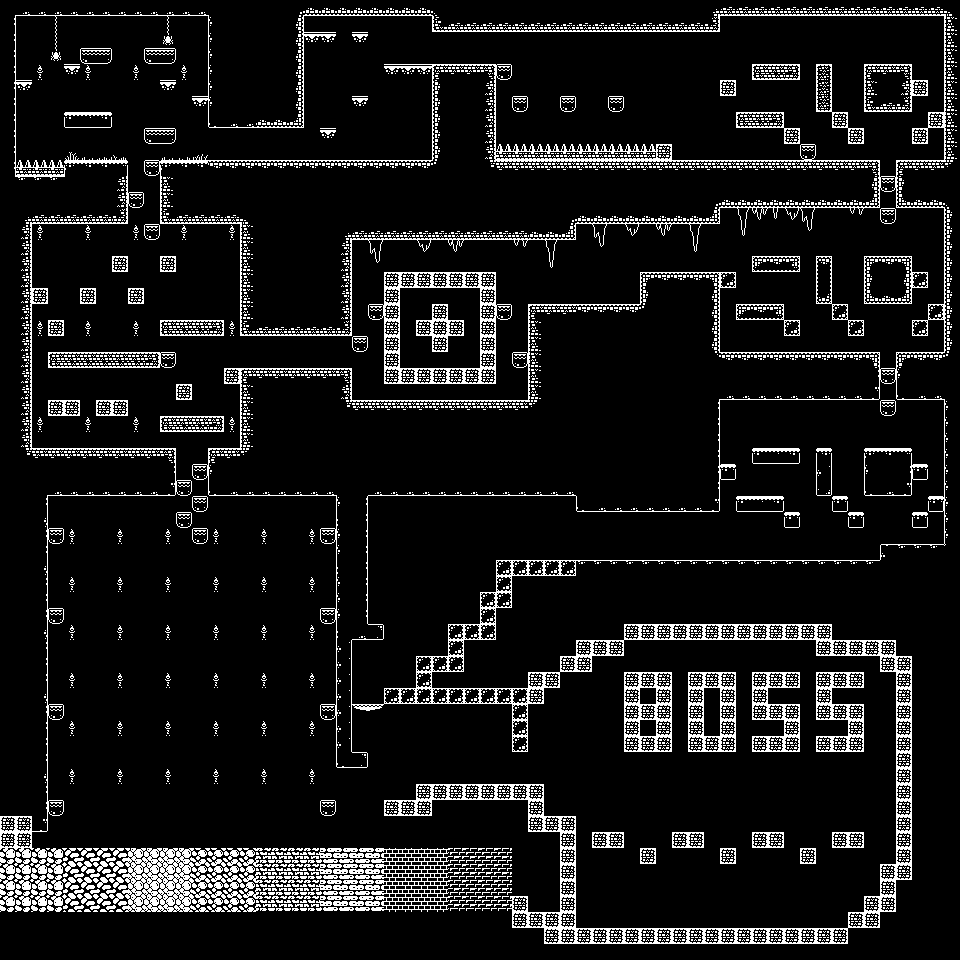

Tiled map render using the project's own tile images. Description and the map definition, with tile-layer contents summarised, below:
An orthogonal 60x60 tile map with 16x16 px tiles, 5 tile layers (bg, terrain, terrain_hidden, spike, ...), 4 tilesets and 57 objects (30x coin, 6x elevator, 5x walker, 2x snail, 2x shooter, ...).

<map version="1.10" tiledversion="1.11.0" orientation="orthogonal" renderorder="right-down" width="60" height="60" tilewidth="16" tileheight="16" infinite="0" nextlayerid="31" nextobjectid="112">
 <tileset firstgid="1" source="../tilesets/terrain.tsx" />
 <tileset firstgid="145" source="../tilesets/objects.tsx" />
 <tileset firstgid="164" source="../tilesets/enemies.tsx" />
 <tileset firstgid="171" source="../tilesets/stone.tsx" />
 <layer id="19" name="bg" width="60" height="60">
  <data>[3600 cells, 86 non-empty, 16 distinct tile ids]</data>
 </layer>
 <objectgroup id="27" name="bg_details" />
 <layer id="18" name="terrain" width="60" height="60">
  <data>[3600 cells, 930 non-empty, 63 distinct tile ids]</data>
 </layer>
 <layer id="23" name="terrain_hidden" width="60" height="60">
  <data>[3600 cells, 0 non-empty, 0 distinct tile ids]</data>
 </layer>
 <layer id="20" name="spike" width="60" height="60">
  <data>[3600 cells, 13 non-empty, 1 distinct tile ids]</data>
 </layer>
 <layer id="22" name="platform" width="60" height="60">
  <data>[3600 cells, 50 non-empty, 6 distinct tile ids]</data>
 </layer>
 <objectgroup id="24" name="objects">
  <object id="43" name="checkpoint" gid="155" x="756" y="448" width="16" height="16" />
  <object id="107" name="door" gid="160" x="352" y="160" width="16" height="16" />
  <object id="108" name="chest" gid="161" x="80" y="848" width="16" height="16" />
  <object id="109" name="lever" gid="162" x="460" y="784" width="16" height="16">
   <properties>
    <property name="linked_object" value="gate" />
   </properties>
  </object>
  <object id="110" name="gate" gid="163" x="512" y="784" width="16" height="32" />
  <object id="111" name="player" gid="145" x="384" y="48" width="36" height="32" />
 </objectgroup>
 <objectgroup id="25" name="moving_objects">
  <object id="49" name="elevator" x="96" y="800" width="192" height="16">
   <properties>
    <property name="platform" type="bool" value="true" />
    <property name="speed" type="int" value="64" />
   </properties>
  </object>
  <object id="51" name="elevator" x="96" y="752" width="192" height="16">
   <properties>
    <property name="platform" type="bool" value="true" />
    <property name="speed" type="int" value="48" />
   </properties>
  </object>
  <object id="52" name="elevator" x="96" y="704" width="192" height="16">
   <properties>
    <property name="platform" type="bool" value="true" />
    <property name="speed" type="int" value="64" />
   </properties>
  </object>
  <object id="53" name="elevator" x="96" y="656" width="192" height="16">
   <properties>
    <property name="platform" type="bool" value="true" />
    <property name="speed" type="int" value="48" />
   </properties>
  </object>
  <object id="54" name="elevator" x="96" y="608" width="192" height="16">
   <properties>
    <property name="platform" type="bool" value="true" />
    <property name="speed" type="int" value="64" />
   </properties>
  </object>
  <object id="55" name="elevator" x="96" y="560" width="192" height="16">
   <properties>
    <property name="platform" type="bool" value="true" />
    <property name="speed" type="int" value="48" />
   </properties>
  </object>
 </objectgroup>
 <objectgroup id="26" name="items">
  <object id="38" name="key" gid="153" x="413" y="160" width="16" height="16" />
  <object id="59" name="coin" gid="157" x="99.3512" y="795.677" width="8" height="8" />
  <object id="60" name="coin" gid="157" x="147.786" y="795.677" width="8" height="8" />
  <object id="62" name="coin" gid="157" x="274.844" y="795.848" width="8" height="8" />
  <object id="63" name="coin" gid="157" x="244.316" y="795.677" width="8" height="8" />
  <object id="64" name="coin" gid="157" x="132.096" y="748.436" width="8" height="8" />
  <object id="66" name="coin" gid="157" x="228.796" y="747.754" width="8" height="8" />
  <object id="67" name="coin" gid="157" x="276.208" y="700.001" width="8" height="8" />
  <object id="68" name="coin" gid="157" x="261.882" y="699.66" width="8" height="8" />
  <object id="69" name="coin" gid="157" x="194.687" y="685.334" width="8" height="8" />
  <object id="70" name="coin" gid="157" x="147.957" y="686.357" width="8" height="8" />
  <object id="71" name="coin" gid="157" x="99.6923" y="701.365" width="8" height="8" />
  <object id="72" name="coin" gid="157" x="68.4823" y="653.271" width="8" height="8" />
  <object id="73" name="coin" gid="157" x="68.1412" y="699.83" width="8" height="8" />
  <object id="74" name="coin" gid="157" x="67.8001" y="747.072" width="8" height="8" />
  <object id="75" name="coin" gid="157" x="66.9474" y="568.85" width="8" height="8" />
  <object id="76" name="coin" gid="157" x="309.465" y="555.548" width="8" height="8" />
  <object id="77" name="coin" gid="157" x="308.782" y="604.324" width="8" height="8" />
  <object id="78" name="coin" gid="157" x="310.147" y="652.248" width="8" height="8" />
  <object id="79" name="coin" gid="157" x="310.488" y="749.459" width="8" height="8" />
  <object id="80" name="coin" gid="157" x="115.725" y="652.01" width="8" height="8" />
  <object id="81" name="coin" gid="157" x="147.901" y="636.046" width="8" height="8" />
  <object id="82" name="coin" gid="157" x="182.82" y="636.795" width="8" height="8" />
  <object id="83" name="coin" gid="157" x="235.699" y="644.527" width="8" height="8" />
  <object id="84" name="coin" gid="157" x="243.68" y="593.893" width="8" height="8" />
  <object id="85" name="coin" gid="157" x="127.697" y="590.9" width="8" height="8" />
  <object id="86" name="coin" gid="157" x="165.36" y="603.122" width="8" height="8" />
  <object id="87" name="coin" gid="157" x="212.751" y="602.623" width="8" height="8" />
  <object id="88" name="coin" gid="157" x="117.221" y="555.482" width="8" height="8" />
  <object id="89" name="coin" gid="157" x="272.614" y="556.729" width="8" height="8" />
  <object id="90" name="coin" gid="157" x="161.869" y="555.98" width="8" height="8" />
 </objectgroup>
 <objectgroup id="9" name="npc">
  <object id="28" name="snail" gid="146" x="72" y="112" width="16" height="8" />
  <object id="30" name="snail" gid="146" x="80" y="160" width="16" height="8" />
 </objectgroup>
 <objectgroup id="10" name="enemies">
  <object id="96" name="plant" type="shooter" gid="164" x="586" y="928" width="16" height="16" />
  <object id="97" name="plant" type="shooter" gid="164" x="848" y="832" width="16" height="16" />
  <object id="99" name="crawler" type="crawler" gid="169" x="402" y="368" width="8" height="8" />
  <object id="100" name="zombie" type="walker" gid="170" x="64" y="352" width="16" height="16" />
  <object id="101" name="zombie" type="walker" gid="170" x="48" y="448" width="16" height="16" />
  <object id="102" name="zombie" type="walker" gid="170" x="163" y="320" width="16" height="16" />
  <object id="98" name="skeleton" type="walker" gid="168" x="176" y="416" width="16" height="16" />
  <object id="103" name="skeleton" type="walker" gid="168" x="260" y="368" width="16" height="16" />
  <object id="104" name="horn" type="chaser" gid="167" x="720" y="160" width="16" height="16" />
  <object id="105" name="shadowman" type="chaser" gid="166" x="800" y="352" width="16" height="16" />
  <object id="106" name="ghost" type="floater" gid="165" x="744.678" y="537.68" width="16" height="16" />
 </objectgroup>
 <objectgroup id="28" name="data">
  <object id="39" name="data" x="0" y="0" width="16" height="16">
   <properties>
    <property name="level_unlock" type="int" value="6" />
   </properties>
  </object>
 </objectgroup>
</map>
